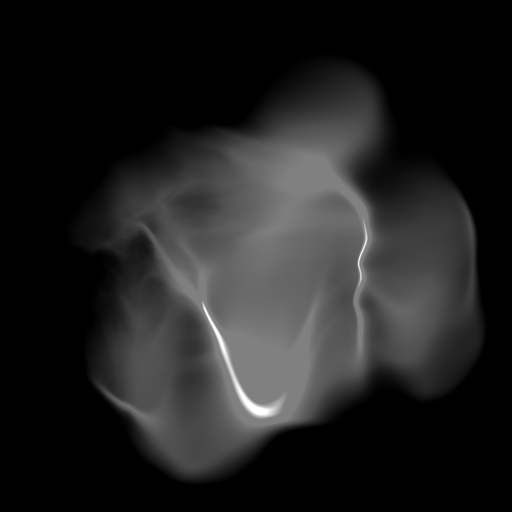
#> input picture assets/effects/dark-soyo/source/PNG/flame_02.png, 512 x 512 px, given in place of smoke_04.png, which was not available
$ python prepare-dark-soyo.py
#> lines starting #> are read from the running program, lines starting #| are printed output that depends on the picture
"""Tint CC0 Kenney particle textures into an authored three-slot overlay atlas."""
from pathlib import Path
from PIL import Image, ImageOps, ImageChops, ImageDraw
root=Path(__file__).resolve().parents[1]/'assets/effects/dark-soyo'
atlas=Image.new('RGBA',(768,256))
#> atlas: PIL image 768x256 RGBA; every value is 0
for i,(name,color) in enumerate([('smoke_04.png',(107,45,164)),('magic_03.png',(235,62,133)),('scratch_01.png',(255,93,157))]):
    original=Image.open(root/'source/PNG'/name).convert('RGBA').resize((256,256))
    tinted=Image.new('RGBA',original.size,color+(255,))
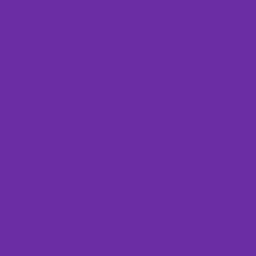
#> tinted: PIL image 256x256 RGBA; mean R, G, B, A 107, 45, 164, 255
    # These source textures have opaque black backgrounds and are intended for
    # additive blending. Convert luminance to alpha before using normal overlays.
    alpha=ImageChops.multiply(ImageOps.grayscale(original),original.getchannel('A'))
    if i==1:
        d=ImageDraw.Draw(alpha)
        d.pieslice((12,12,244,244),30,42,fill=0)
        d.pieslice((12,12,244,244),197,213,fill=0)
    tinted.putalpha(alpha)
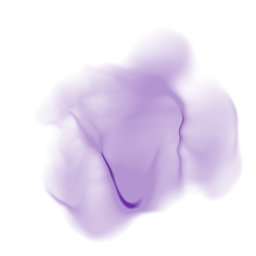
#> tinted: PIL image 256x256 RGBA; mean R, G, B, A 107, 45, 164, 33.1; transparent parts drawn white
    atlas.paste(tinted,(i*256,0))
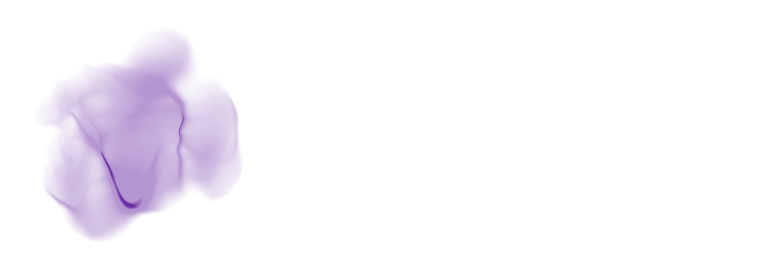
#> atlas: PIL image 768x256 RGBA; mean R, G, B, A 35.7, 15, 54.7, 11; transparent parts drawn white
#> pass 2 of the loop `for i,(name,color) in enumerate([('smoke_04.png',(107,45,164)),('magic..`:
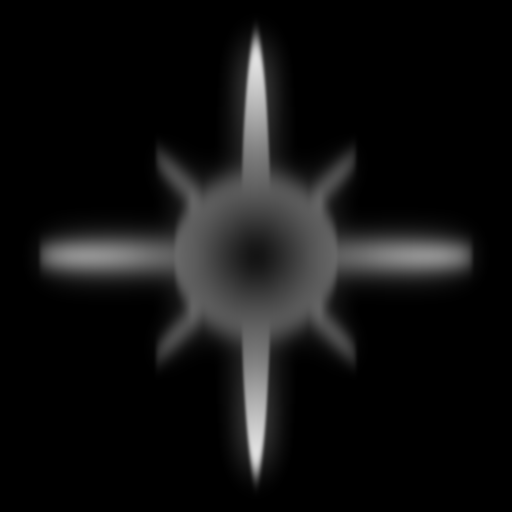
#> input picture assets/effects/dark-soyo/source/PNG/magic_04.png, 512 x 512 px, given in place of magic_03.png, which was not available
#> `tinted.putalpha(alpha)`:
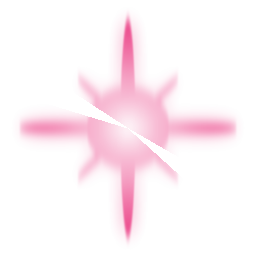
#> tinted: PIL image 256x256 RGBA; mean R, G, B, A 235, 62, 133, 16.6; transparent parts drawn white
#> `atlas.paste(tinted,(i*256,0))`:
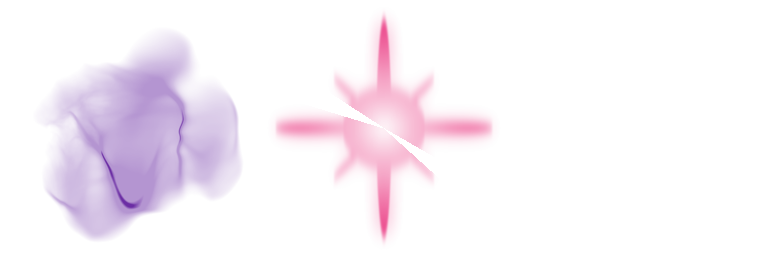
#> atlas: PIL image 768x256 RGBA; mean R, G, B, A 114, 35.7, 99, 16.5; transparent parts drawn white
atlas.save(root/'corruption-atlas.png')
print('Saved corruption-atlas.png (smoke / magic / scratch)')
